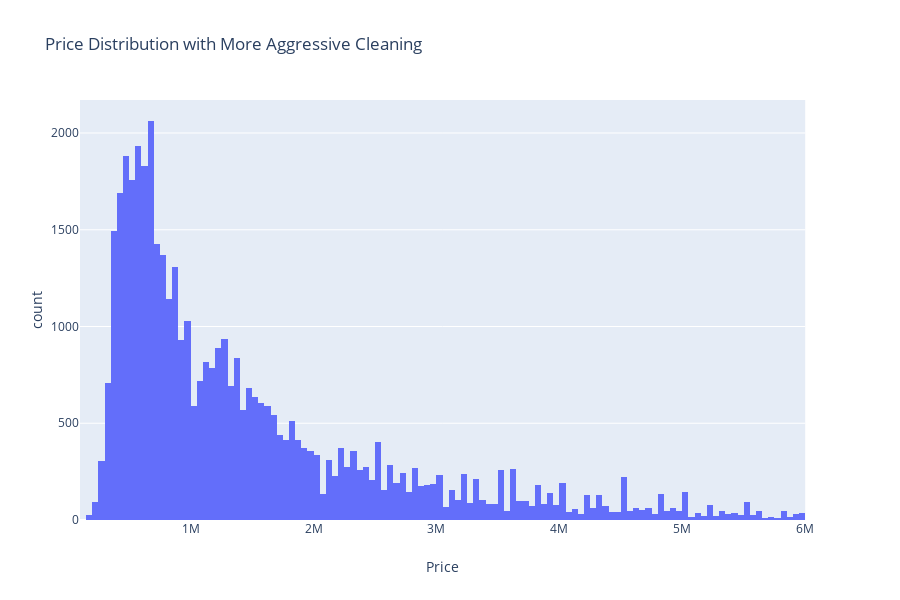

Notebook source saved alongside this figure:
### Code cell
fig = px.histogram(df10, x="Price", title='Price Distribution with More Aggressive Cleaning')
fig.show()

### Figure 1 — Plotly figure (JSON) as saved in the notebook; plotly's stock layout.template omitted (floating-point values rounded to 4 significant figures; data arrays with more than 128 entries replaced by an {"elided": "..."} marker saying what was removed)
{"data": [{"alignmentgroup": "True", "bingroup": "x", "hoverlabel": {"namelength": 0}, "hovertemplate": "Price=%{x}<br>count=%{y}", "legendgroup": "", "marker": {"color": "#636efa"}, "name": "", "offsetgroup": "", "orientation": "v", "showlegend": false, "type": "histogram", "x": {"elided": "43364 int values"}, "xaxis": "x", "yaxis": "y"}], "layout": {"barmode": "relative", "height": 600, "legend": {"tracegroupgap": 0}, "title": {"text": "Price Distribution with More Aggressive Cleaning"}, "xaxis": {"anchor": "y", "domain": [0, 0.98], "title": {"text": "Price"}}, "yaxis": {"anchor": "x", "domain": [0, 1], "title": {"text": "count"}}}}
